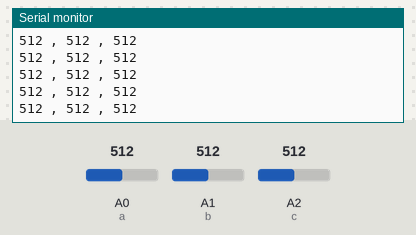
A sketch run on a simulated Arduino Uno, built with avr-gcc and run on an emulated ATmega328P. On the bench: the last lines printed to the serial monitor. The inputs (shaded band) are chosen by the test bench; at power-on: A0 (a) = 512, A1 (b) = 512, A2 (c) = 512.

Above: at 1.2 s.
1.3 s: A0 (a) set to 108
At 1.9 s:
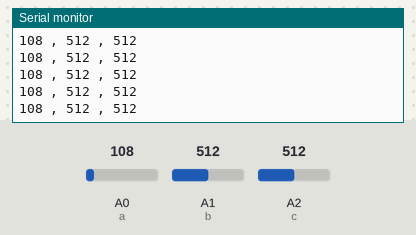
4.3 s: A0 (a) set to 92
At 5.1 s:
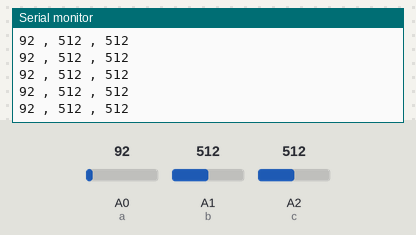
10.3 s: A1 (b) set to 990
At 11.0 s:
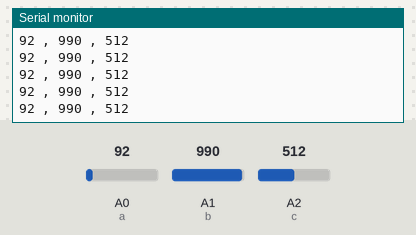
11.8 s: A1 (b) set to 1018
At 12.7 s:
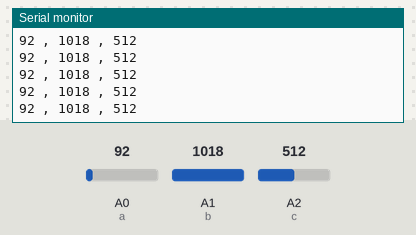
Timing chart, 0 to 14.8 s (numbered marks = the images above; inputs shaded):
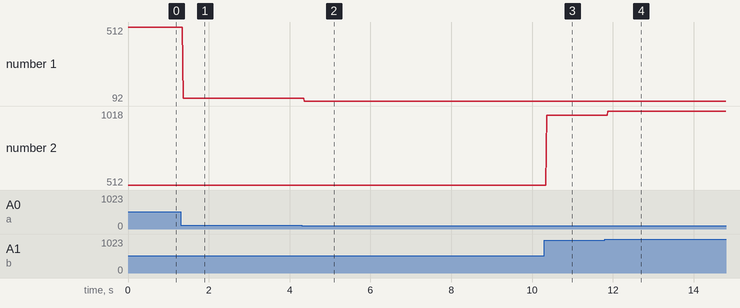

Measured:
- after the input at 1.3 s, the serial monitor: prints a new line after 0.06 s (image 1)
- after the input at 4.3 s, the serial monitor: prints a new line after 0.07 s (image 2)
- after the input at 10.3 s, the serial monitor: prints a new line after 0.06 s (image 3)
- after the input at 11.8 s, the serial monitor: prints a new line after 0.07 s (image 4)
- plotted number 1: 512 → 108 after the input at 1.3 s, 108 → 92 after the input at 4.3 s
- plotted number 2: 512 → 990 after the input at 10.3 s, 990 → 1018 after the input at 11.8 s

The sketch:

joystick.ino
```cpp
int a = A0;
int b = A1;
int c = A2;
void setup() {
  Serial.begin(9600);
}

void loop() {
  Serial.print(analogRead(a));
  Serial.print(" , ");
  Serial.print(analogRead(b));
  Serial.print(" , ");
  Serial.println(analogRead(c));
  delay(10);
}
```
